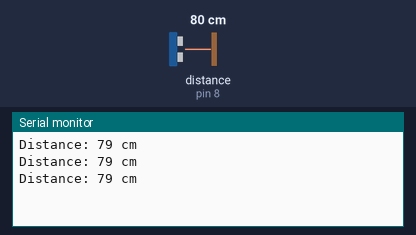
Recording of a sketch running on a simulated Arduino Uno, built with avr-gcc and run on an emulated ATmega328P. Shown: the last lines printed to the serial monitor. Wiring (inferred from the names in the program): ultrasonic range finder: trigger pin 7; echo pin 8. The inputs (shaded band) are chosen by the test bench; at power-on: distance to the obstacle (sensor on pin 8) 80 cm. The echo pulse lasts 58.3 µs per cm.

Above: at 1.3 s.
1.4 s: distance to the obstacle (sensor on pin 8) set to 2 cm
At 1.9 s:
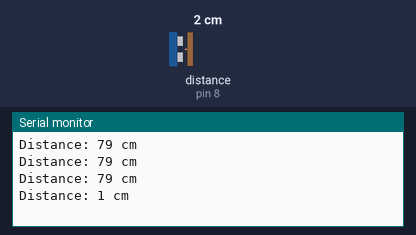
2.9 s: distance to the obstacle (sensor on pin 8) set to 4 cm
At 3.4 s:
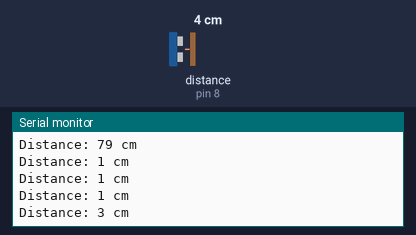
Timing chart, 0 to 5.9 s (numbered marks = the images above; inputs shaded):
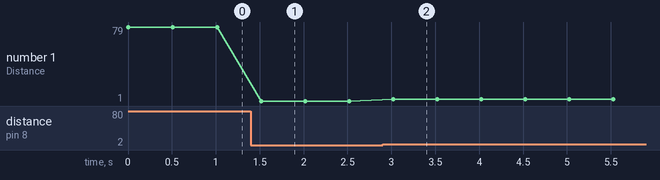

Measured:
- after the input at 1.4 s, the serial monitor: prints a new line after 0.12 s (image 1)
- after the input at 2.9 s, the serial monitor: prints a new line after 0.12 s (image 2)
- plotted number 1: 79 → 1 after the input at 1.4 s, 1 → 3 after the input at 2.9 s

The sketch:

hc-sr04.ino
```cpp
const int trigger_pin = 7;
const int echo_pin = 8;
long travel_time, distance;

void setup() {
  Serial.begin(9600);
  pinMode(trigger_pin, OUTPUT);
  pinMode(echo_pin, INPUT);
}

void loop() {
  digitalWrite(trigger_pin, LOW);
  delayMicroseconds(5);
  digitalWrite(trigger_pin, HIGH);
  delayMicroseconds(10);
  digitalWrite(trigger_pin, LOW);

  travel_time = pulseIn(echo_pin, HIGH);
  distance = 0.01715 * travel_time;

  Serial.print("Distance: ");
  Serial.print(distance);
  Serial.print(" cm");
  Serial.println();

  delay(500);
}
```
